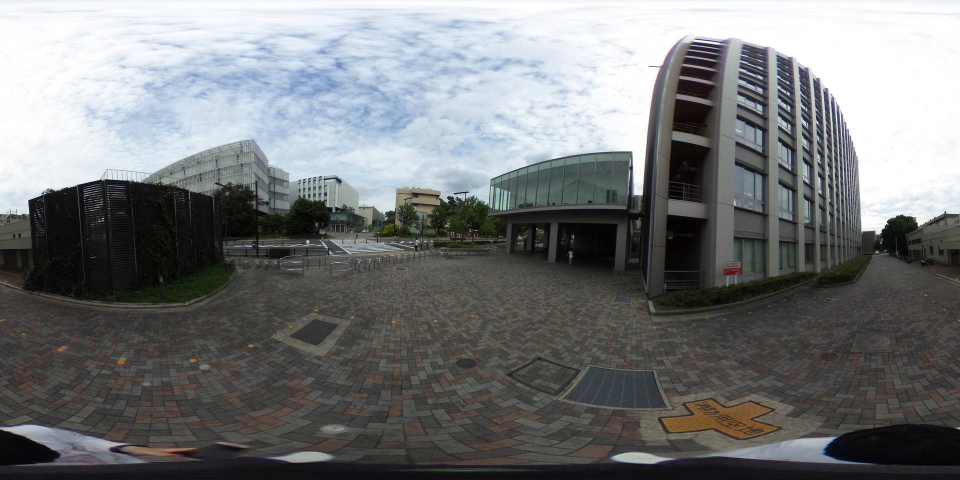
#> input picture visual_loc_pano/stella_vslam/test/data/equirectangular_image_001.jpg, 1920 x 960 px (shown at 1/2 size)
$ python histogram_matching.py ../../visual_loc_pano/stella_vslam/test/data/equirectangular_image_001.jpg ../../visual_loc_pano/stella_vslam/test/data/equirectangular_image_002.jpg ../../visual_loc_pano/stella_vslam/test/data/equirectangular_image_002.jpg
#> lines starting #> are read from the running program, lines starting #| are printed output that depends on the picture
#> in main, image_src is the input picture: shape (960, 1920, 3); mean B, G, R 121.4, 120.2, 118.1
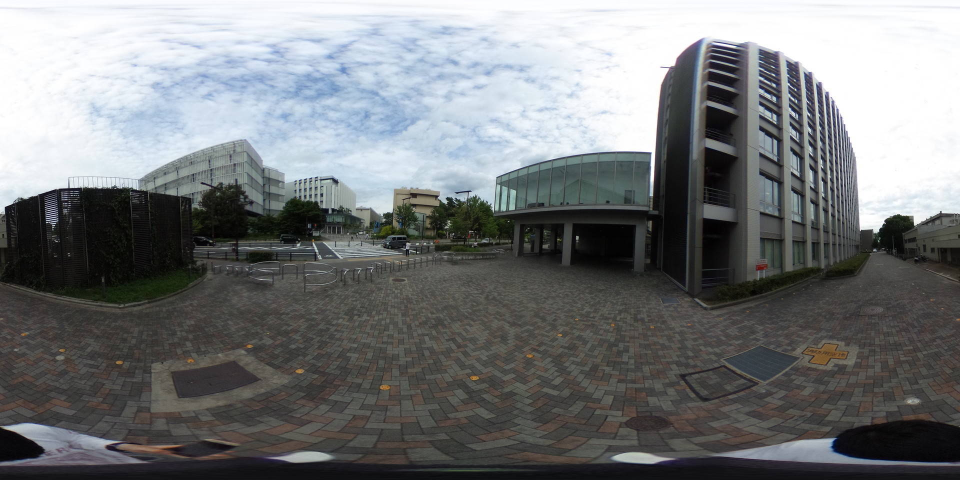
#> input picture visual_loc_pano/stella_vslam/test/data/equirectangular_image_002.jpg, 1920 x 960 px (shown at 1/2 size)
#> in main, image_ref is the input picture: shape (960, 1920, 3); mean B, G, R 122.9, 121.4, 118.8
'''
Welcome to the Histogram Matching Program!

Given a source image and a reference image, this program
returns a modified version of the source image that matches
the histogram of the reference image.

Image Requirements:
  - Source image must be color.
  - Reference image must be color.
  - The sizes of the source image and reference image do not
    have to be the same.
  - The program supports an optional third image (mask) as
    an argument.
  - When the mask image is provided, it will be rescaled to
    be the same size as the source image, and the resulting
    matched image will be masked by the mask image.

Usage:
  python histogram_matching.py <source_image> <ref_image> [<mask_image>]
'''

# Python 2/3 compatibility
from __future__ import print_function

import cv2 # Import the OpenCV library
import numpy as np # Import Numpy library
import matplotlib.pyplot as plt # Import matplotlib functionality
import sys # Enables the passing of arguments

# Project: Histogram Matching Using OpenCV
# Author: Addison Sears-Collins
# Date created: 9/27/2019
# Python version: 3.7

# Define the file name of the images
SOURCE_IMAGE = "C:\\Users\\petros.drakoulis\\Desktop\\GSAB0838.JPG"
REFERENCE_IMAGE = "C:\\Users\\petros.drakoulis\\Desktop\\GSAB0839.JPG"
#MASK_IMAGE = "mask.jpg"
OUTPUT_IMAGE = "C:\\Users\\petros.drakoulis\\Desktop\\balanced.JPG"
#OUTPUT_MASKED_IMAGE = "aspens_in_fall_forest_output_masked.jpg"

def calculate_cdf(histogram):
    """
    This method calculates the cumulative distribution function
    :param array histogram: The values of the histogram
    :return: normalized_cdf: The normalized cumulative distribution function
    :rtype: array
    """
    # Get the cumulative sum of the elements
    cdf = histogram.cumsum()

    # Normalize the cdf
    normalized_cdf = cdf / float(cdf.max())

    return normalized_cdf

def calculate_lookup(src_cdf, ref_cdf):
    """
    This method creates the lookup table
    :param array src_cdf: The cdf for the source image
    :param array ref_cdf: The cdf for the reference image
    :return: lookup_table: The lookup table
    :rtype: array
    """
    lookup_table = np.zeros(256)
    lookup_val = 0
    for src_pixel_val in range(len(src_cdf)):
        lookup_val
        for ref_pixel_val in range(len(ref_cdf)):
            if ref_cdf[ref_pixel_val] >= src_cdf[src_pixel_val]:
                lookup_val = ref_pixel_val
                break
        lookup_table[src_pixel_val] = lookup_val
    return lookup_table

def match_histograms(src_image, ref_image):
    """
    This method matches the source image histogram to the
    reference signal
    :param image src_image: The original source image
    :param image  ref_image: The reference image
    :return: image_after_matching
    :rtype: image (array)
    """
    # Split the images into the different color channels
    # b means blue, g means green and r means red
    src_b, src_g, src_r = cv2.split(src_image)
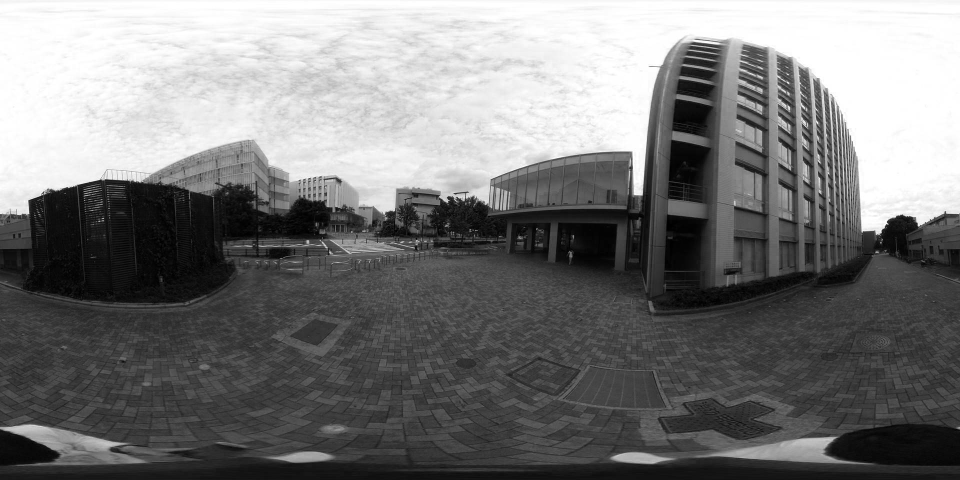
#> src_b: shape (960, 1920) (shown at 1/2 size); min 0, max 255, mean 121.4
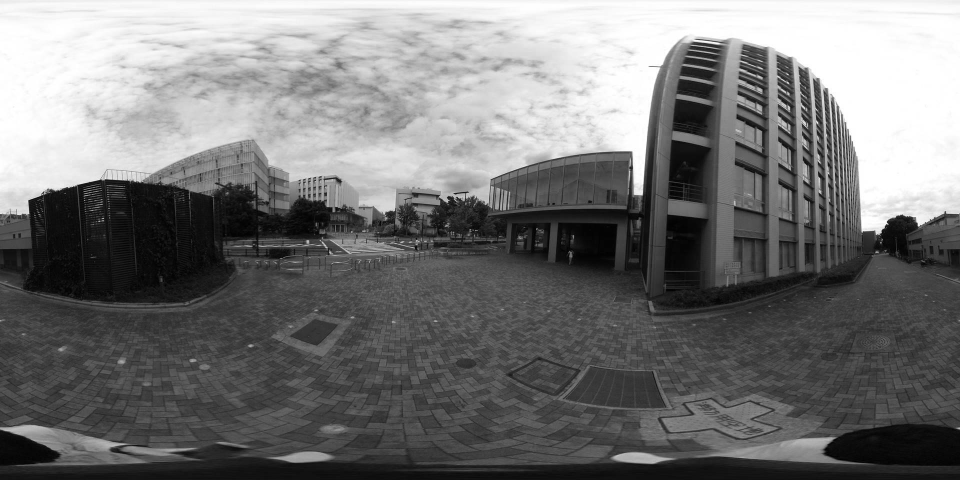
#> src_r: shape (960, 1920) (shown at 1/2 size); min 0, max 255, mean 118.1
    ref_b, ref_g, ref_r = cv2.split(ref_image)
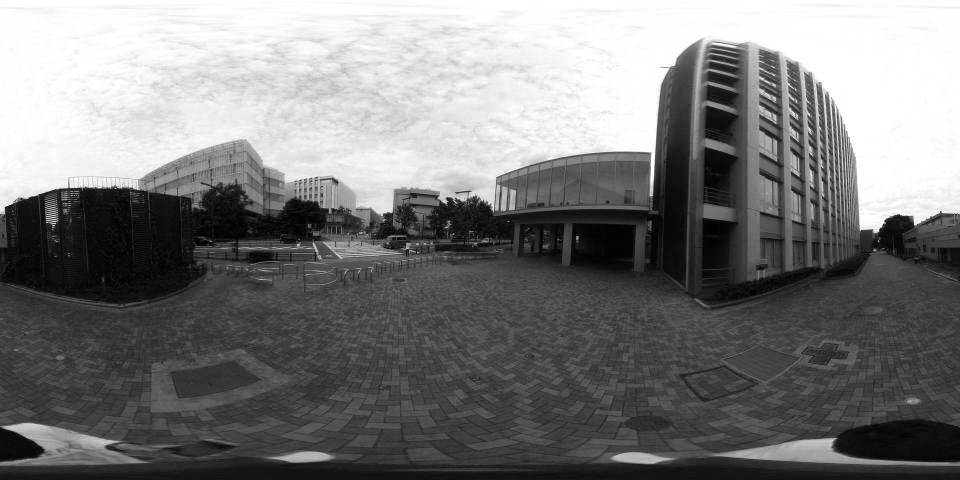
#> ref_b: shape (960, 1920) (shown at 1/2 size); min 0, max 255, mean 122.9

    # Compute the b, g, and r histograms separately
    # The flatten() Numpy method returns a copy of the array c
    # collapsed into one dimension.
    src_hist_blue, bin_0 = np.histogram(src_b.flatten(), 256, [0,256])
#> src_hist_blue = 256 values, max 95003 at index 255, min 555 at index 191, mean 7200; bin_0 = 257 values from 0 to 256
    src_hist_green, bin_1 = np.histogram(src_g.flatten(), 256, [0,256])
#> src_hist_green = 256 values, max 67947 at index 255, min 890 at index 0, mean 7200; bin_1 = 257 values from 0 to 256
    src_hist_red, bin_2 = np.histogram(src_r.flatten(), 256, [0,256])
#> src_hist_red = 256 values, max 66253 at index 255, min 395 at index 1, mean 7200; bin_2 = 257 values from 0 to 256
    ref_hist_blue, bin_3 = np.histogram(ref_b.flatten(), 256, [0,256])
#> ref_hist_blue = 256 values, max 110473 at index 255, min 561 at index 197, mean 7200; bin_3 = 257 values from 0 to 256
    ref_hist_green, bin_4 = np.histogram(ref_g.flatten(), 256, [0,256])
#> ref_hist_green = 256 values, max 72657 at index 255, min 441 at index 0, mean 7200; bin_4 = 257 values from 0 to 256
    ref_hist_red, bin_5 = np.histogram(ref_r.flatten(), 256, [0,256])
#> ref_hist_red = 256 values, max 70918 at index 255, min 500 at index 1, mean 7200; bin_5 = 257 values from 0 to 256

    # Compute the normalized cdf for the source and reference image
    src_cdf_blue = calculate_cdf(src_hist_blue)
#> in calculate_cdf, `cdf = histogram.cumsum()`: cdf = 256 values from 1403 to 1843200
#> in calculate_cdf, `normalized_cdf = cdf / float(cdf.max())`: normalized_cdf = 256 values from 0.000761 to 1
#> src_cdf_blue = 256 values from 0.000761 to 1
    src_cdf_green = calculate_cdf(src_hist_green)
#> src_cdf_green = 256 values from 0.000483 to 1
    src_cdf_red = calculate_cdf(src_hist_red)
#> src_cdf_red = 256 values from 0.000285 to 1
    ref_cdf_blue = calculate_cdf(ref_hist_blue)
#> ref_cdf_blue = 256 values from 0.000589 to 1
    ref_cdf_green = calculate_cdf(ref_hist_green)
#> ref_cdf_green = 256 values from 0.000239 to 1
    ref_cdf_red = calculate_cdf(ref_hist_red)
#> ref_cdf_red = 256 values from 0.000387 to 1

    # Make a separate lookup table for each color
    blue_lookup_table = calculate_lookup(src_cdf_blue, ref_cdf_blue)
#> after the loop in calculate_lookup, `for src_pixel_val in range(len(src_cdf)):`: lookup_table = 256 values from 1 to 255
#> blue_lookup_table = 256 values from 1 to 255
    green_lookup_table = calculate_lookup(src_cdf_green, ref_cdf_green)
#> green_lookup_table = 256 values from 1 to 255
    red_lookup_table = calculate_lookup(src_cdf_red, ref_cdf_red)
#> red_lookup_table = 256 values from 0 to 255

    # Use the lookup function to transform the colors of the original
    # source image
    blue_after_transform = cv2.LUT(src_b, blue_lookup_table)
    green_after_transform = cv2.LUT(src_g, green_lookup_table)
    red_after_transform = cv2.LUT(src_r, red_lookup_table)

    # Put the image back together
    image_after_matching = cv2.merge([
        blue_after_transform, green_after_transform, red_after_transform])
    image_after_matching = cv2.convertScaleAbs(image_after_matching)

    return image_after_matching

def mask_image(image, mask):
    """
    This method overlays a mask on top of an image
    :param image image: The color image that you want to mask
    :param image mask: The mask
    :return: masked_image
    :rtype: image (array)
    """

    # Split the colors into the different color channels
    blue_color, green_color, red_color = cv2.split(image)

    # Resize the mask to be the same size as the source image
    resized_mask = cv2.resize(
        mask, (image.shape[1], image.shape[0]), cv2.INTER_NEAREST)

    # Normalize the mask
    normalized_resized_mask = resized_mask / float(255)

    # Scale the color values
    blue_color = blue_color * normalized_resized_mask
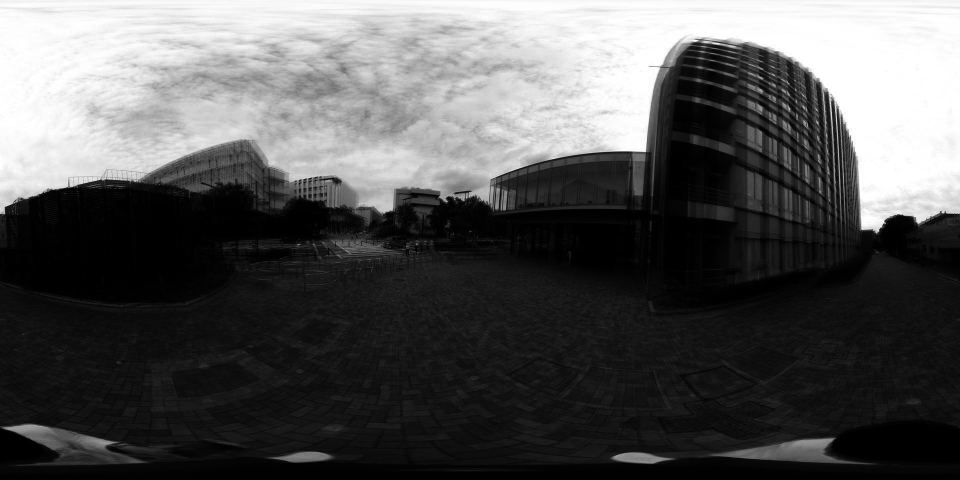
#> blue_color: shape (960, 1920) float64 (shown at 1/2 size); min 0, max 255, mean 86.4
    blue_color = blue_color.astype(int)
    green_color = green_color * normalized_resized_mask
    green_color = green_color.astype(int)
    red_color = red_color * normalized_resized_mask
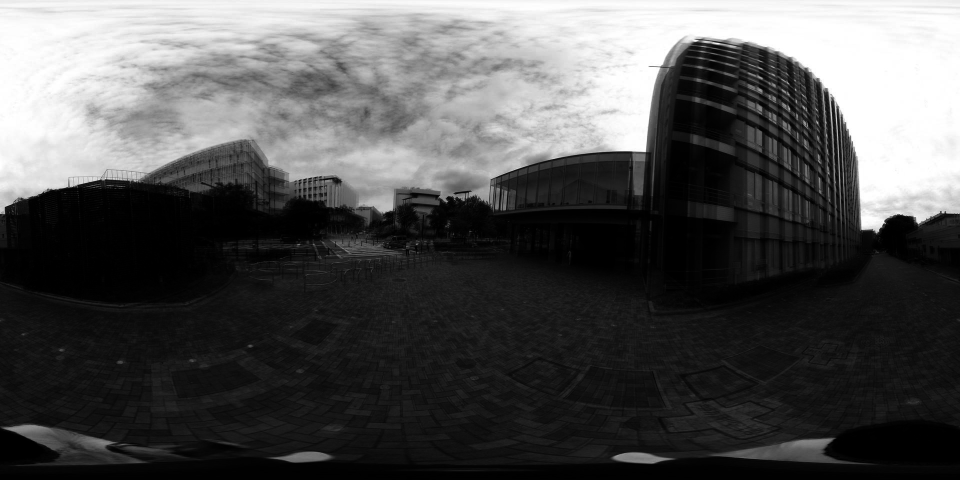
#> red_color: shape (960, 1920) float64 (shown at 1/2 size); min 0, max 255, mean 82.1
    red_color = red_color.astype(int)

    # Put the image back together again
    merged_image = cv2.merge([blue_color, green_color, red_color])
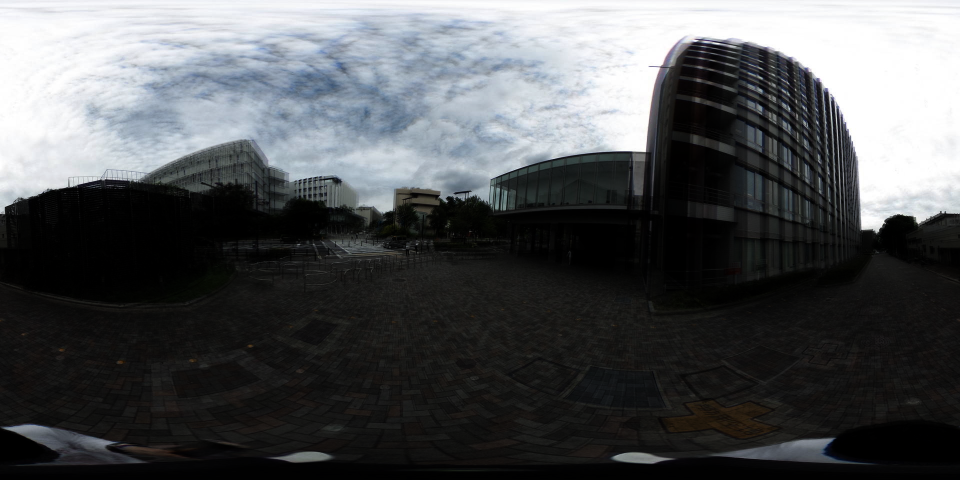
#> merged_image: shape (960, 1920, 3) int32 (shown at 1/2 size); mean B, G, R 85.9, 83.9, 81.7
    masked_image = cv2.convertScaleAbs(merged_image)
    return masked_image

def main():
    """
    Main method of the program.
    """
    start_the_program = input("Press ENTER to perform histogram matching...")

    # A flag to indicate if the mask image was provided or not by the user
    mask_provided = False

    # Pull system arguments
    try:
        image_src_name = sys.argv[1]
        image_ref_name = sys.argv[2]
    except:
        image_src_name = SOURCE_IMAGE
        image_ref_name = REFERENCE_IMAGE

    try:
        image_mask_name = sys.argv[3]
        mask_provided = True
    except:
        print("\nNote: A mask was not provided.\n")

    # Load the images and store them into a variable
    image_src = cv2.imread(cv2.samples.findFile(image_src_name))
    image_ref = cv2.imread(cv2.samples.findFile(image_ref_name))

    image_mask = None
    if mask_provided:
        image_mask = cv2.imread(cv2.samples.findFile(image_mask_name))

    # Check if the images loaded properly
    if image_src is None:
        print('Failed to load source image file:', image_src_name)
        sys.exit(1)
    elif image_ref is None:
        print('Failed to load reference image file:', image_ref_name)
        sys.exit(1)
    else:
        # Do nothing
        pass

    # Convert the image mask to grayscale
    if mask_provided:
        image_mask = cv2.cvtColor(image_mask, cv2.COLOR_BGR2GRAY)

    # Calculate the matched image
    output_image = match_histograms(image_src, image_ref)

    # Mask the matched image
    if mask_provided:
        output_masked = mask_image(output_image, image_mask)

    # Save the output images
    cv2.imwrite(OUTPUT_IMAGE, output_image)
    if mask_provided:
#> (the run stopped early here; a loop or call above may not have finished)
